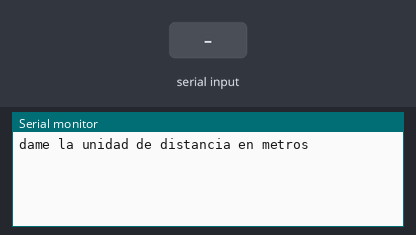
This sketch was run on a simulated Arduino Uno, built with avr-gcc and run on an emulated ATmega328P. On the bench: the last lines printed to the serial monitor. The inputs (shaded band) are chosen by the test bench.

Above: at 1.2 s.
1.3 s: "90,45\n" received over Serial
At 2.8 s:
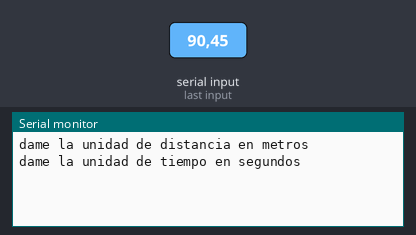
3.8 s: "30,150\n" received over Serial
At 5.7 s:
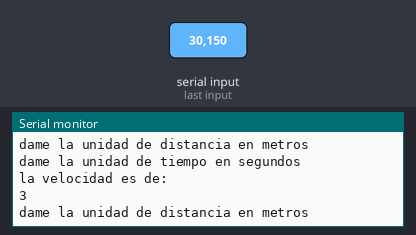

The sketch:

T9_velocidad.ino
```cpp
void setup() {
  // put your setup code here, to run once:
  Serial.begin(9600);

}

void loop() {
  // put your main code here, to run repeatedly:
  Serial.println("dame la unidad de distancia en metros");
  while(!Serial.available());
  int d = Serial.readStringUntil("\n").toInt();
  Serial.println("dame la unidad de tiempo en segundos ");
    while(!Serial.available());
  int t = Serial.readStringUntil("\n").toInt();
  Serial.println("la velocidad es de: ");
  Serial.println(d/t);
}
```

Measured:
- after the input at 1.3 s, the serial monitor: prints a new line after 1.0 s (image 1)
- after the input at 3.8 s, the serial monitor: prints a new line after 1.0 s (image 2)
